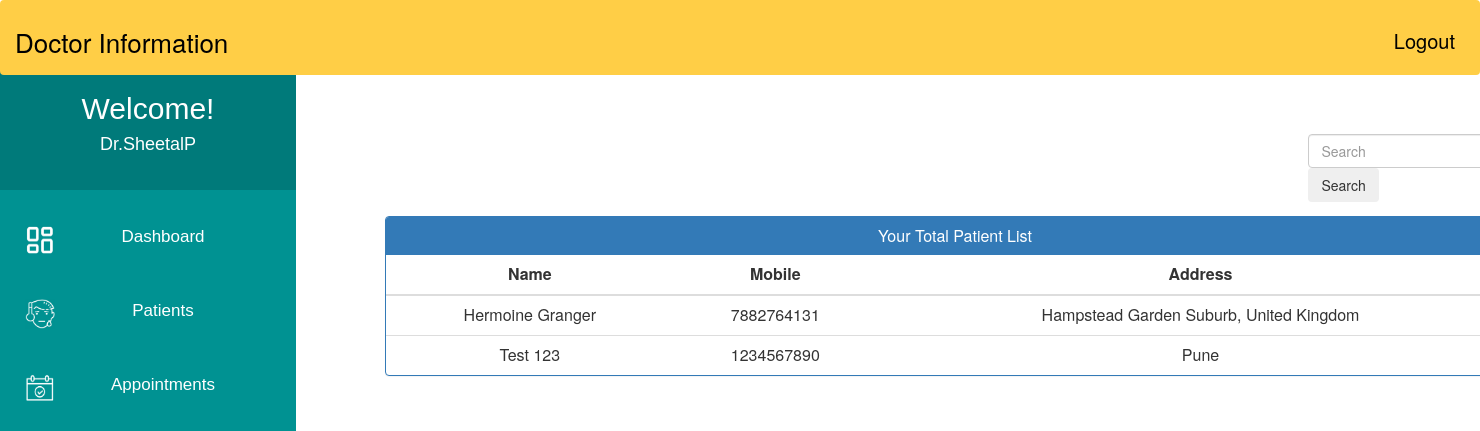
Screenshot of /doctor_view_patient/ (signed in) with the database file from the repository.
### MyApp/models.py (models this page shows, shortened)
class Patient(models.Model):
    user = models.OneToOneField(User, on_delete=models.CASCADE)
    Patient_First_Name = models.CharField(max_length=50, default="")
    Patient_Last_Name = models.CharField(max_length=50, default="")
    gender = models.CharField(max_length=10, choices=GENDER)
    contact = models.CharField(max_length=10)
    address = models.CharField(max_length=350)
    symptoms = models.CharField(max_length=500, default="")
    status = models.BooleanField(default=False)
    admitDate = models.DateField(auto_now=True)
    assignedDoctorId = models.PositiveIntegerField(null=True)

### MyApp/views.py (the view)
# urls.py: path('doctor_view_patient/', views.doctor_view_patient, name="doctor_view_patient"),
@login_required
def doctor_view_patient(request):
    patients=Patient.objects.all().filter(status=True, assignedDoctorId=request.user.id)
    doctor=Doctor.objects.get(user_id=request.user.id)
    return render(request,'MyApp/doctor_view_patient.html',{'patients':patients,'doctor':doctor})

### templates/MyApp/doctor_view_patient.html (shortened to what this page needs)
<html lang="en">
{%load static%}
<head>
    <link href="//netdna.bootstrapcdn.com/bootstrap/3.0.0/css/bootstrap.min.css" rel="stylesheet" id="bootstrap-css">
</head>
<body>
{% include 'MyApp/doctor_base.html' %}
<div class="container"style="margin-left:25%; margin-right:8%; margin-top:7%;">
    <form  action="/search" method="get" style="margin-top: 30px; margin-left:81%;" class="form-inline my-2 my-lg-0">
      <input class="form-control mr-sm-2" type="search" placeholder="Search" name="query" id="query" aria-label="Search">
      <button class="btn btn-outline-success my-2 my-sm-0" type="submit">Search</button>
    </form>
  {% if patients %}
  <div class="panel panel-primary">
    <div class="panel-heading">
      <h6 class="panel-title">Your Total Patient List</h6>
    </div>
    <table class="table table-hover" id="dev-table">
      <thead>
        <tr>
          <th style="text-align:center;">Name</th>
          <th style="text-align:center;">Mobile</th>
          <th style="text-align:center;">Address</th>
        </tr>
      </thead>
      {% for p in patients %}
      <tr>
        <td style="text-align:center;"> {{p.Patient_First_Name}} {{p.Patient_Last_Name}}</td>
        <td style="text-align:center;">{{p.contact}}</td>
        <td style="text-align:center;">{{p.address}}</td>
      </tr>
      {% endfor %}
    </table>
  </div>
  {%else%}
  <br><br><br>
  <h4 style="margin-left: 750px; color: red; font-size:30px;">No Patient Found !!!</h4>
  {% endif %}
</div>
</body>
</html>

### templates/MyApp/doctor_base.html (shortened to what this page needs)
<!DOCTYPE html>
{% load staticfiles %}
<html lang="en">
<head>
     <link href="//netdna.bootstrapcdn.com/bootstrap/3.0.0/css/bootstrap.min.css" rel="stylesheet" id="bootstrap-css">
</head>
<body>
    <div class="navbar">
        <a>Doctor Information</a>
        <a href="{% url 'MyApp:logout' %}" class="logoutbtn">Logout</a>
    </div>
     <div class="sidebar">
        <div class="userprofile">
            <h2 style="color:white; font-family:sans-serif; padding-top:25px; text-align:center; margin:0px;">Welcome!</h2>
            <h4 style="color:white; font-family:sans-serif; text-align:center; padding-bottom:35px;">{{request.user.username}}</h4>
        </div>
        <a href="{% url 'MyApp:doctor_dashboard' %}"><img class="icon" src="{% static "images/PDash.png" %}">Dashboard</a>
        <a href="{% url 'MyApp:doctor_patient' %}"><img class="icon" src="{% static "images/PIcon.png" %}">Patients</a>
        <a href="{% url 'MyApp:doctor_appointment' %}"><img class="icon" src="{% static "images/ApptIcon.png" %}">Appointments</a>
    </div>
</body>
</html>

### templates/MyApp/doctor_base.html (style rules this page uses)
body { background-color: rgb(255, 255, 255); padding: 0px; margin-top: 0px; margin-left: 0px; margin-right: 0px; margin-bottom: 0px; }
.navbar { overflow: hidden; background-color: rgb(255, 206, 70); height:75px; width:100%; padding-top:22px; z-index:1; top:0; position:fixed; display:block; }
.navbar a { float: left; display:block; font-size: 26px; color: black; text-align: center; padding-left:14px; text-decoration: none; }
.navbar .logoutbtn { float: right; display:block; font-size: 20px; color: black; text-align: center; padding-top:4px; padding-right:24px; text-decoration: none; }
.sidebar .userprofile { background-color: rgb(0, 122, 122); }
.sidebar { margin-top: 0px; padding-top: 0px; width: 20%; text-align: center; height=100vh; background-color: rgb(0, 146, 146); font-family: sans-serif; font-size:17px; font-weight: normal; position: fixed; top: 67px; left: 0; bottom: 0; }
.sidebar a { display: block; color: white; padding: 25px; text-decoration: none; }
.icon { float:left; width:30px; height:30px; }

### templates/MyApp/doctor_view_patient.html (style rules this page uses)
a:link { text-decoration: none; }
h6 { text-align: center; }

### rows the page displays
Patient: Patient_First_Name "Hermoine", Patient_Last_Name "Granger", contact "7882764131", address "Hampstead Garden Suburb, United Kingdom"
Patient: Patient_First_Name "Test", Patient_Last_Name "123", contact "1234567890", address "Pune"

### other values shown
{{ request.user.username }} "Dr.SheetalP"
